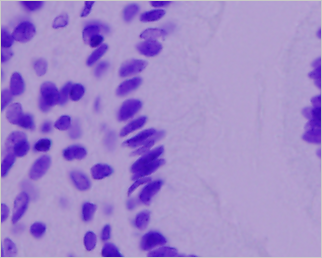
#> input picture nuclei1.png, 322 x 258 px
$ python test1.py
#> lines starting #> are read from the running program, lines starting #| are printed output that depends on the picture; after the words box and inside, x2 and y2 are one past the last pixel; in counts of white or black regions, pixels touching at a corner belong together
import numpy as np
import cv2
from matplotlib import pyplot as plt

id_image1 = 'nuclei1.png'
img = cv2.imread(id_image1, 0)
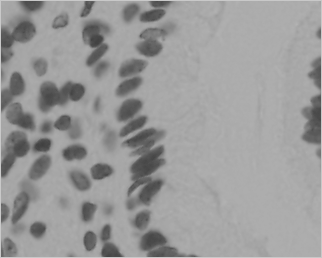
#> img: shape (258, 322); min 64, max 200, mean 154

assert isinstance(img, object)
ave = np.sum(img)/img.size
#> ave = 154
ret, bin_img = cv2.threshold(img, ave, 255, cv2.THRESH_BINARY)
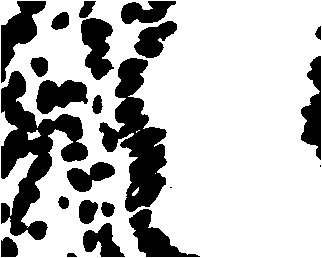
#> bin_img: shape (258, 322); 73.4% white; 23 black regions (2 under 20 px), largest, box (x1, y1, x2, y2) and area: (1, 71, 88, 240) 5568, (99, 58, 167, 212) 4798, (1, 1, 46, 83) 1536
#> ret = 153
# cv2.imshow(bin_img)
print (ret)
#| 153.0

plt.imshow(bin_img, cmap = 'gray', interpolation = 'bicubic')
plt.xticks([]), plt.yticks([])  # to hide tick values on X and Y axis
plt.show()
